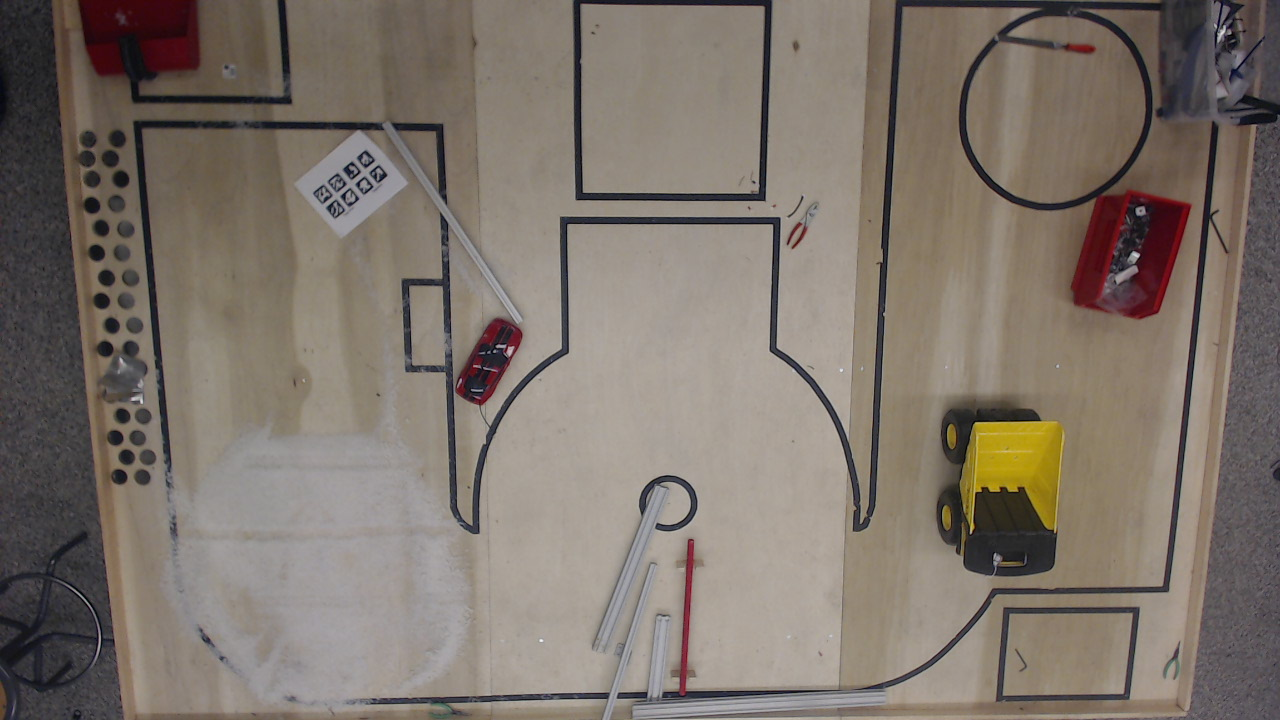
#> input picture testimage.png, 1280 x 720 px
$ python perspective_test.py   (Python 2 division)
#> lines starting #> are read from the running program, lines starting #| are printed output that depends on the picture
import cv2
import numpy as np
import matplotlib.pyplot as plt

filename = 'testimage.png'
img = cv2.imread(filename)
#> img is the input picture: shape (720, 1280, 3); mean B, G, R 107.2, 116.1, 126

cv2.namedWindow('test', flags=cv2.WINDOW_NORMAL)
cv2.imshow('test',img)
cv2.waitKey(0)

# objpoints represents the actual location of points in the world
# in whatever units we define.
# I could define it in meters, but I'll define it in pixels
# so that I end up transforming the picture from a 1280px by 720px
# to another 1280px by 720px image.
#objp = np.zeros((4*3,3), np.float32)
#objp[:,:2] = np.mgrid[0:1280+1:240,0:720+1:240].T.reshape(-1,2)
objp = np.zeros((8,3), np.float32)

# I selected these locations because they're easy to see
# visually
# but I would choose different locations
# (such as ones with fiducial markers perhaps)
# to make this process automated.
# and ideally at the heights of the actual markers
cornerLocations = np.array([[0,0],
							[1280,0],
							[0,720],
							[1280,720]], np.float32)

# imgpoints is the location of those same points, but in pixel coordinates in the calibration image
# (can be fractions of a pixel though)

#plt.imshow(img)
#plt.show()

imgpoints = np.array([[69.2,0.0], # top left
					  [1256.0,3.6], # top right
					  [137.8,713.7], # bottom left
					  [1178.8,706.8], # bottom right
					  ], np.float32)


h,  w = img.shape[:2]
#> h = 720; w = 1280

transformMatrix = cv2.getPerspectiveTransform(imgpoints, cornerLocations)
print transformMatrix
size = img.shape[:2][::-1]
#> size = (1280, 720)
img_transformed = cv2.warpPerspective(img, transformMatrix, size)
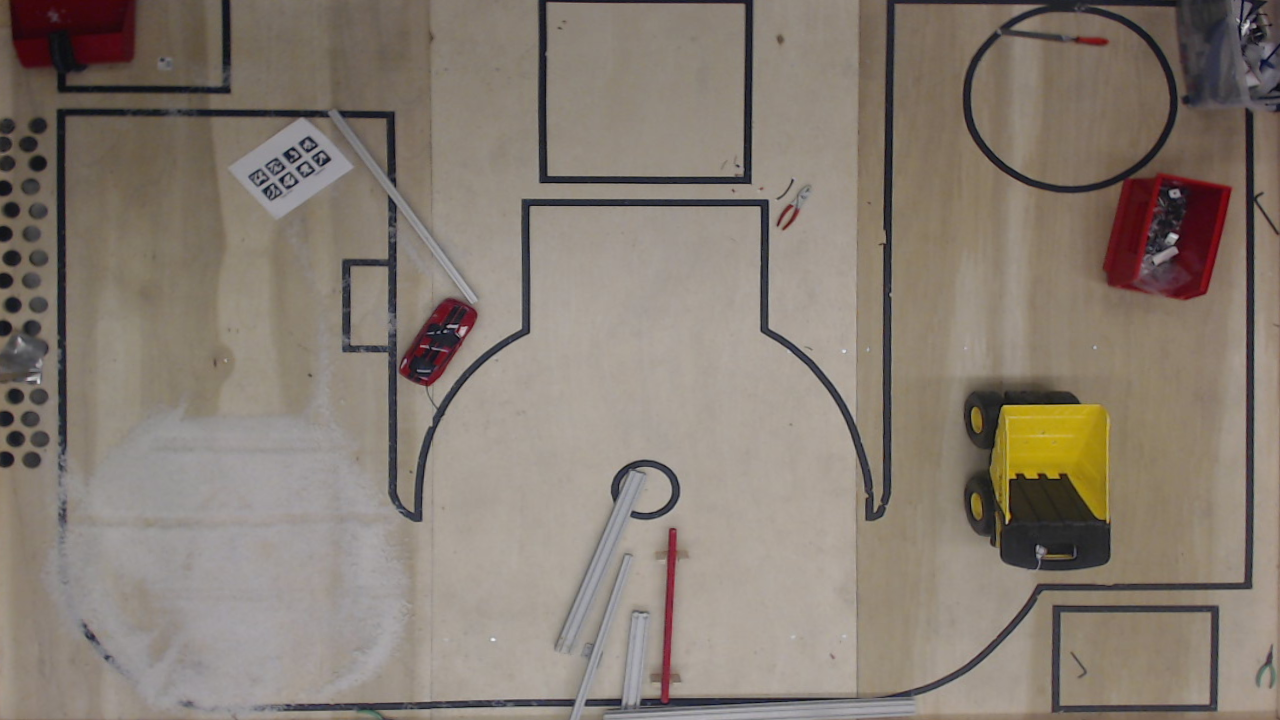
#> img_transformed: shape (720, 1280, 3); mean B, G, R 114.4, 124.7, 135
cv2.imshow('result', img_transformed)
cv2.waitKey(0)
